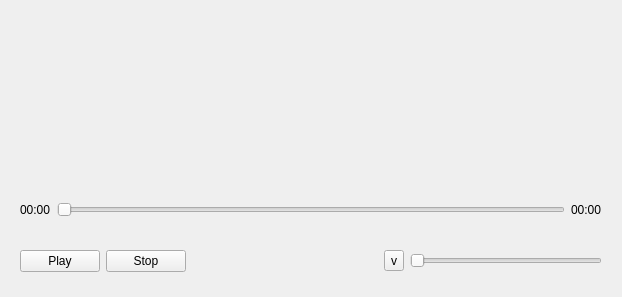
<?xml version="1.0" encoding="UTF-8"?>
<ui version="4.0">
 <class>QMPlayerUI</class>
 <widget class="QWidget" name="QMPlayerUI">
  <property name="geometry">
   <rect>
    <x>0</x>
    <y>0</y>
    <width>622</width>
    <height>297</height>
   </rect>
  </property>
  <property name="windowTitle">
   <string>Form</string>
  </property>
  <layout class="QVBoxLayout" name="verticalLayout">
   <item>
    <widget class="QWidget" name="widget_3" native="true">
     <layout class="QHBoxLayout" name="horizontalLayout_3">
      <item>
       <spacer name="horizontalSpacer_2">
        <property name="orientation">
         <enum>Qt::Horizontal</enum>
        </property>
        <property name="sizeType">
         <enum>QSizePolicy::Fixed</enum>
        </property>
        <property name="sizeHint" stdset="0">
         <size>
          <width>120</width>
          <height>20</height>
         </size>
        </property>
       </spacer>
      </item>
      <item>
       <widget class="QWidget" name="widget_show" native="true"/>
      </item>
      <item>
       <spacer name="horizontalSpacer_3">
        <property name="orientation">
         <enum>Qt::Horizontal</enum>
        </property>
        <property name="sizeType">
         <enum>QSizePolicy::Fixed</enum>
        </property>
        <property name="sizeHint" stdset="0">
         <size>
          <width>120</width>
          <height>20</height>
         </size>
        </property>
       </spacer>
      </item>
     </layout>
    </widget>
   </item>
   <item>
    <widget class="QWidget" name="widget" native="true">
     <property name="maximumSize">
      <size>
       <width>16777215</width>
       <height>40</height>
      </size>
     </property>
     <layout class="QHBoxLayout" name="horizontalLayout_2">
      <item>
       <widget class="QLabel" name="label_timepos">
        <property name="text">
         <string>00:00</string>
        </property>
       </widget>
      </item>
      <item>
       <widget class="QSlider" name="horizontalSlider_seek">
        <property name="orientation">
         <enum>Qt::Horizontal</enum>
        </property>
       </widget>
      </item>
      <item>
       <widget class="QLabel" name="label_timelength">
        <property name="text">
         <string>00:00</string>
        </property>
       </widget>
      </item>
     </layout>
    </widget>
   </item>
   <item>
    <widget class="QWidget" name="widget_2" native="true">
     <property name="maximumSize">
      <size>
       <width>16777215</width>
       <height>50</height>
      </size>
     </property>
     <layout class="QHBoxLayout" name="horizontalLayout">
      <item>
       <widget class="QCPushButton" name="btn_play">
        <property name="text">
         <string>Play</string>
        </property>
       </widget>
      </item>
      <item>
       <widget class="QCPushButton" name="btn_stop">
        <property name="text">
         <string>Stop</string>
        </property>
       </widget>
      </item>
      <item>
       <spacer name="horizontalSpacer">
        <property name="orientation">
         <enum>Qt::Horizontal</enum>
        </property>
        <property name="sizeHint" stdset="0">
         <size>
          <width>113</width>
          <height>20</height>
         </size>
        </property>
       </spacer>
      </item>
      <item>
       <widget class="QToolButton" name="toolButton_mute">
        <property name="text">
         <string>v</string>
        </property>
       </widget>
      </item>
      <item>
       <widget class="QSlider" name="sliderVol">
        <property name="orientation">
         <enum>Qt::Horizontal</enum>
        </property>
       </widget>
      </item>
     </layout>
    </widget>
   </item>
  </layout>
 </widget>
 <customwidgets>
  <customwidget>
   <class>QCPushButton</class>
   <extends>QPushButton</extends>
   <header>qcpushbutton.h</header>
  </customwidget>
 </customwidgets>
 <resources/>
 <connections/>
</ui>
